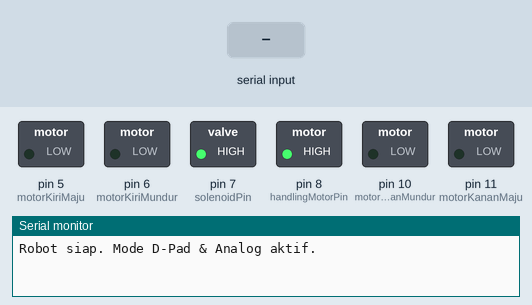
This sketch was run on a simulated Arduino Uno, built with avr-gcc and run on an emulated ATmega328P. Parts: switched loads named in the sketch (green lamp = pin HIGH), the last lines printed to the serial monitor. The inputs (shaded band) are chosen by the test bench.

Above: at 1.2 s.
1.3 s: "2\n" received over the second serial link
At 1.6 s:
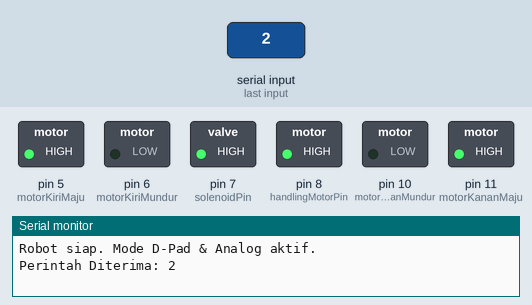
2.8 s: "X\n" received over the second serial link
At 3.9 s:
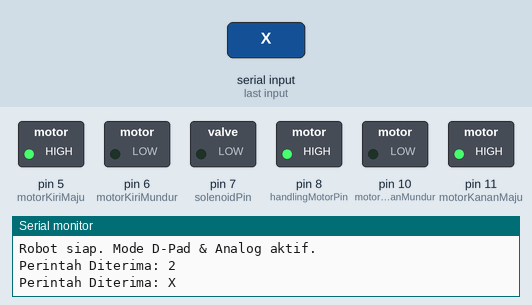
4.3 s: "T\n" received over the second serial link
At 5.1 s:
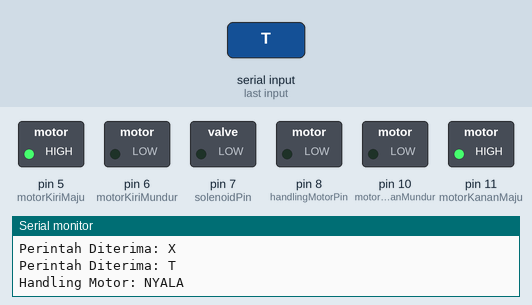
5.8 s: "X:,45\n" received over the second serial link
At 6.2 s:
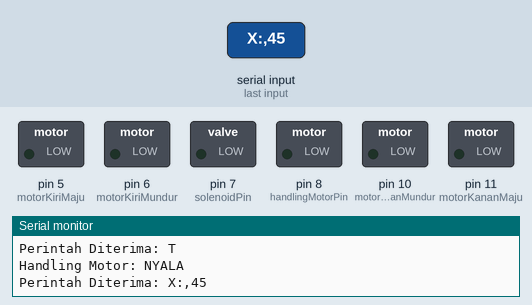
7.3 s: "4\n" received over the second serial link
At 8.5 s:
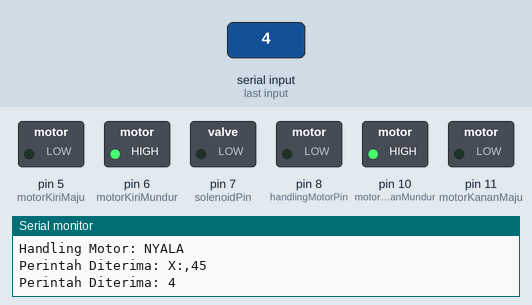
8.8 s: "3\n" received over the second serial link
At 9.7 s:
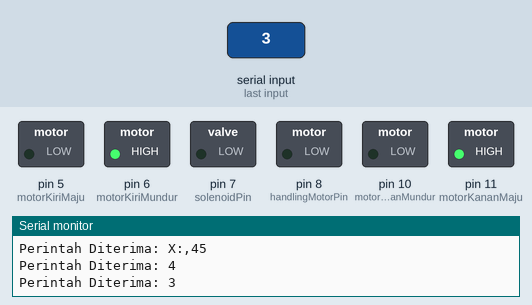
Timing chart, 0 to 40.3 s (numbered marks = the images above; inputs shaded):
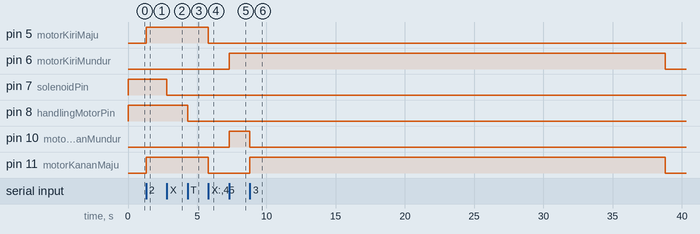

The sketch:

Handling.ino
```cpp
#include <SoftwareSerial.h>

// --- KONFIGURASI BLUETOOTH ---
SoftwareSerial bluetooth(3, 2); // RX, TX

// --- KONFIGURASI PIN MOTOR ---
const int motorKiriMaju    = 5;   // IN1
const int motorKiriMundur  = 6;   // IN2
const int motorKananMaju   = 11;  // IN3
const int motorKananMundur = 10;  // IN4

// --- PIN RELAY / AKSI ---
const int solenoidPin       = 7;
const int handlingMotorPin  = 8;

// --- KONFIGURASI ---
const bool ACTIVE_LOW_LOGIC = true;   // ubah ke false jika relay aktif di HIGH

// --- VARIABEL GLOBAL ---
String command;
bool statusSolenoid       = false;
bool statusHandlingMotor  = false;
bool robotSedangBergerak  = false;

unsigned long lastDataTime = 0;
const unsigned long timeoutBT = 30000;

void setup() {
  Serial.begin(9600);
  bluetooth.begin(9600);
  Serial.println("Robot siap. Mode D-Pad & Analog aktif.");

  pinMode(motorKiriMaju, OUTPUT);
  pinMode(motorKiriMundur, OUTPUT);
  pinMode(motorKananMaju, OUTPUT);
  pinMode(motorKananMundur, OUTPUT);
  pinMode(solenoidPin, OUTPUT);
  pinMode(handlingMotorPin, OUTPUT);

  // Kondisi awal
  berhenti();
  digitalWrite(solenoidPin,  ACTIVE_LOW_LOGIC ? HIGH : LOW);
  digitalWrite(handlingMotorPin, ACTIVE_LOW_LOGIC ? HIGH : LOW);

  // Matikan semua motor dengan paksa saat startup
  analogWrite(motorKiriMaju, 0);
  analogWrite(motorKiriMundur, 0);
  analogWrite(motorKananMaju, 0);
  analogWrite(motorKananMundur, 0);
}

void loop() {
  if (bluetooth.available()) {
    command = bluetooth.readStringUntil('\n');
    command.trim();
    if (command.length() == 0) return;

    Serial.print("Perintah Diterima: ");
    Serial.println(command);

    processCommand(command);
    lastDataTime = millis();
  }

  // --- Cek koneksi bluetooth ---
  if (millis() - lastDataTime > timeoutBT) {
    berhenti();
  }
}

// --- PENGOLAH PERINTAH ---
void processCommand(String cmd) {
  if (cmd.startsWith("X:")) {
    handleJoystick(cmd);
    return;
  }

  if      (cmd == "2") maju();
  else if (cmd == "4") mundur();
  else if (cmd == "3") belokKiri();
  else if (cmd == "1") belokKanan();
  else if (cmd == "0") berhenti();
  else if (cmd == "X") activateSolenoid();
  else if (cmd == "T") toggleHandlingMotor();
  else if (cmd == "C") turn180();
  else if (cmd == "S") autoStraight();
  else if (cmd == "R1"){ Serial.println("Command R1 belum diimplementasi"); }
  else if (cmd == "L1"){ Serial.println("Command L1 belum diimplementasi"); }
}

void setMotor(int speedLeft, int speedRight) {
  // --- LEFT MOTOR ---
  if (speedLeft > 0) {
    analogWrite(motorKiriMaju, 255);   // full power forward
    analogWrite(motorKiriMundur, 0);
  } else if (speedLeft < 0) {
    analogWrite(motorKiriMaju, 0);
    analogWrite(motorKiriMundur, 255); // full power backward
  } else {
    analogWrite(motorKiriMaju, 0);
    analogWrite(motorKiriMundur, 0);
  }

  // --- RIGHT MOTOR ---
  if (speedRight > 0) {
    analogWrite(motorKananMaju, 255);
    analogWrite(motorKananMundur, 0);
  } else if (speedRight < 0) {
    analogWrite(motorKananMaju, 0);
    analogWrite(motorKananMundur, 255);
  } else {
    analogWrite(motorKananMaju, 0);
    analogWrite(motorKananMundur, 0);
  }

  robotSedangBergerak = (speedLeft != 0 || speedRight != 0);
}


void handleJoystick(String data) {
  int commaIndex = data.indexOf(',');
  if (commaIndex == -1) return;

  float yValue = data.substring(2, commaIndex).toFloat();
  float xValue = data.substring(data.indexOf('Y') + 2).toFloat();

  xValue = -xValue;
  yValue = -yValue;

  float deadband = 0.2;
  if (abs(xValue) < deadband) xValue = 0;
  if (abs(yValue) < deadband) yValue = 0;

  // --- Hanya 4 arah ---
  if (yValue > deadband) {
    maju();
  }
  else if (yValue < -deadband) {
    mundur();
  }
  else if (xValue < -deadband) {
    belokKiri();
  }
  else if (xValue > deadband) {
    belokKanan();
  }
  else {
    berhenti();
  }
}

// --- GERAKAN DASAR ---
void maju()        { setMotor( 1,  1); }
void mundur()      { setMotor(-1, -1); }
void belokKiri()   { setMotor(-1,  1); }
void belokKanan()  { setMotor( 1, -1); }
void berhenti()    { setMotor(0, 0); }

// --- SOLENOID ---
void activateSolenoid() {
  statusSolenoid = !statusSolenoid;
  digitalWrite(solenoidPin, statusSolenoid ? (ACTIVE_LOW_LOGIC ? LOW : HIGH)
                                           : (ACTIVE_LOW_LOGIC ? HIGH : LOW));
}

// --- HANDLING MOTOR (TOGGLE MANUAL) ---
void toggleHandlingMotor() {
  statusHandlingMotor = !statusHandlingMotor;
  digitalWrite(handlingMotorPin, statusHandlingMotor ? (ACTIVE_LOW_LOGIC ? LOW : HIGH)
                                                     : (ACTIVE_LOW_LOGIC ? HIGH : LOW));
  Serial.print("Handling Motor: ");
  Serial.println(statusHandlingMotor ? "NYALA" : "MATI");
}

// --- FITUR BARU ---
// Auto-straight 2 detik
void autoStraight() {
  Serial.println("Auto Straight 2 detik");
  setMotor(1, 1);
  delay(2000);
  berhenti();
}

// Quick 180° turn
void turn180() {
  Serial.println("Quick 180 Turn");
  setMotor(1, -1);  // spin in place
  delay(1000);      // atur waktu agar pas 180° (coba 1000–1200 ms)
  berhenti();
}
```

Measured:
- after the input at 1.3 s, pin 5 (motorKiriMaju), pin 11 (motorKananMaju): LOW → HIGH at once
- after the input at 2.8 s, pin 7 (solenoidPin): HIGH → LOW at once
- after the input at 4.3 s, pin 8 (handlingMotorPin): HIGH → LOW at once
- after the input at 5.8 s, pin 5 (motorKiriMaju), pin 11 (motorKananMaju): HIGH → LOW at once
- after the input at 7.3 s, pin 6 (motorKiriMundur), pin 10 (motorKananMundur): LOW → HIGH at once
- after the input at 8.8 s, pin 6 (motorKiriMundur): HIGH → LOW after 30.0 s instead of 28.5 s; pin 10 (motorKananMundur): HIGH → LOW after 0.00 s instead of 28.5 s; pin 11 (motorKananMaju): LOW → HIGH at once, → LOW 30.0 s later
